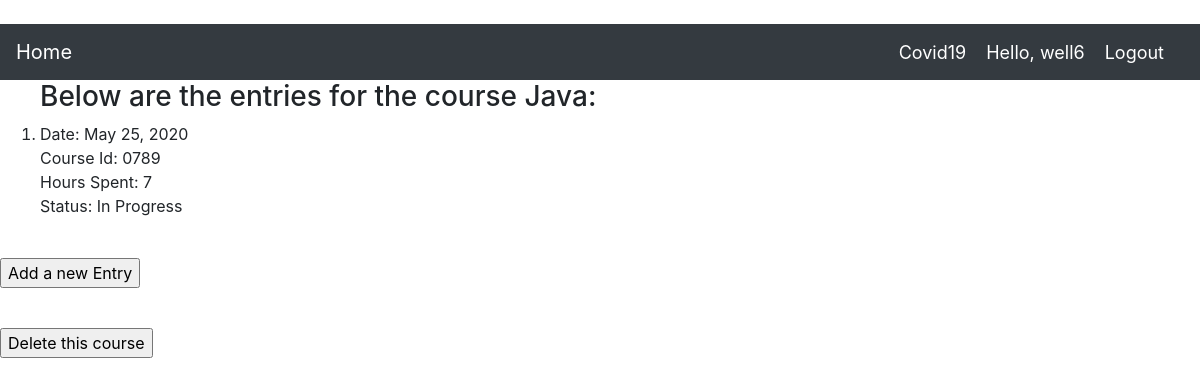
The app's page /entrypage/11 (signed in) with its own data.
### learning_logs/models.py (models this page shows)
class Course(models.Model):
    course_name=models.CharField(max_length=100)
    owner=models.ForeignKey(User, on_delete=models.CASCADE)
    def __str__(self):
        return self.course_name

class Entry(models.Model):
    course_name=models.ForeignKey(Course, on_delete=models.CASCADE)
    course_id=models.CharField(max_length=10)
    Date=models.DateField()
    Hours_spent=models.IntegerField()
    statuses=[
        ('In Progress','In Progress'),
        ('Completed','Completed'),
        ]
    status=models.CharField(max_length=15, choices=statuses)
    class Meta:
        verbose_name_plural='entries'

### learning_logs/views.py (the view)
# urls.py: path('entrypage/<int:cid>',views.entrypage,name='entrypage'),
@login_required(login_url='users:login')
def entrypage(request, cid):
    course=Course.objects.get(id=cid)
    entries=course.entry_set.all()
    context={'entries':entries,'cid':cid,'course':course}
    return render(request,'entrypage.html',context)

### Templates/entrypage.html
{% extends 'basepage.html' %}
{% block content %}
{% if entries %}
    <ol>
        <h3>Below are the entries for the course {{course}}:</h3>
        {% for entry in entries %}
        <li>
            Date:  {{entry.Date}}<br />
            Course Id:  {{entry.course_id}}<br />
            Hours Spent:  {{entry.Hours_spent}}<br />
            Status:  {{entry.status}}<br /><br />
        </li>
        {% endfor %}
     </ol>
{% else %}
        <p>Oops! No entries Yet.</p>
{% endif %}
<form action="{% url 'learning_logs:addentry' cid %}">
    <input type="submit" value="Add a new Entry" ></input>
</form><br />
        <form action="{% url 'learning_logs:delete_course' cid %}">
            <input type="submit" value="Delete this course"></input>
        </form>
{% endblock content %}

### Templates/basepage.html (shortened to what this page needs)
﻿<!doctype html>
<html lang="en">
<head>
    {% load static %}
    <link rel="stylesheet" href="https://stackpath.bootstrapcdn.com/bootstrap/4.4.1/css/bootstrap.min.css">
</head>
<body>
    <header>
        <nav class="navbar navbar-expand-lg navbar-dark bg-dark">
            <a class="navbar-brand" href="{% url 'learning_logs:home' %}">Home</a>
            <div class="collapse navbar-collapse" id="navbarSupportedContent">
                <ul class="navbar-nav ml-auto">
                    {% if user.is_authenticated %}
                    <li class="nav-item">
                        <a class="hello-msg" href="{% url 'learning_logs:covid19' %}">Covid19</a>
                    </li>
                    <span class="hello-msg">Hello, {{request.user}}</span>
                    <li class="nav-item">
                        <a class="hello-msg" href="{% url 'users:logout' %}">Logout</a>
                    </li>
                    {% else %}
                        <li class="nav-item">
                        <a class="hello-msg" href="{% url 'learning_logs:covid19' %}">Covid19</a>
                        </li>
                        <a class="hello-msg" href="{% url 'users:register' %}">Register</a>
                        <a class="hello-msg" href="{% url 'users:login' %}">Login</a>
                    {% endif %}
                </ul>
            </div>
        </nav>
    </header>
{% block content %}{% endblock content %}

### Templates/basepage.html (style rules this page uses)
.hello-msg { font-size: 18px; color: #fff; margin-right: 20px; }

### records on screen
Course: course_name "Java"
Entry: Date "May 25, 2020", course_id "0789", Hours_spent "7", status "In Progress"

### other values on screen
{{ request.user }} "well6"
